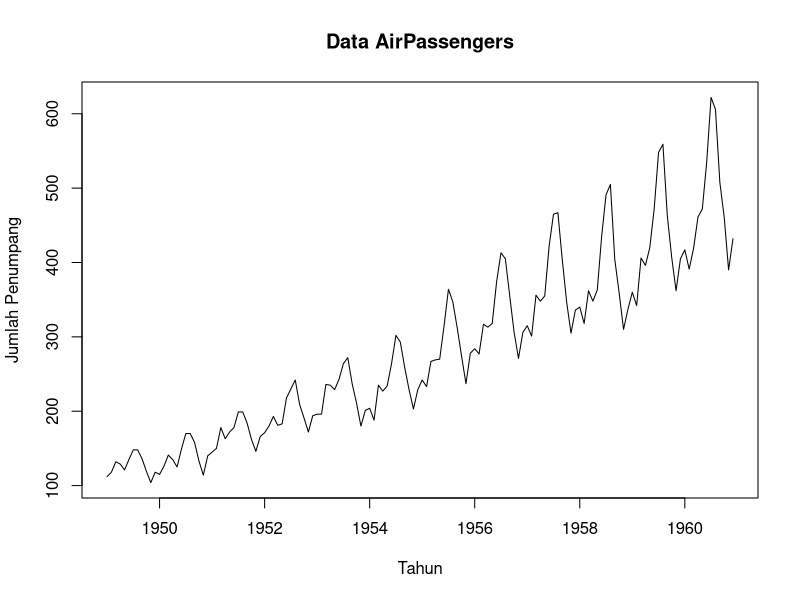
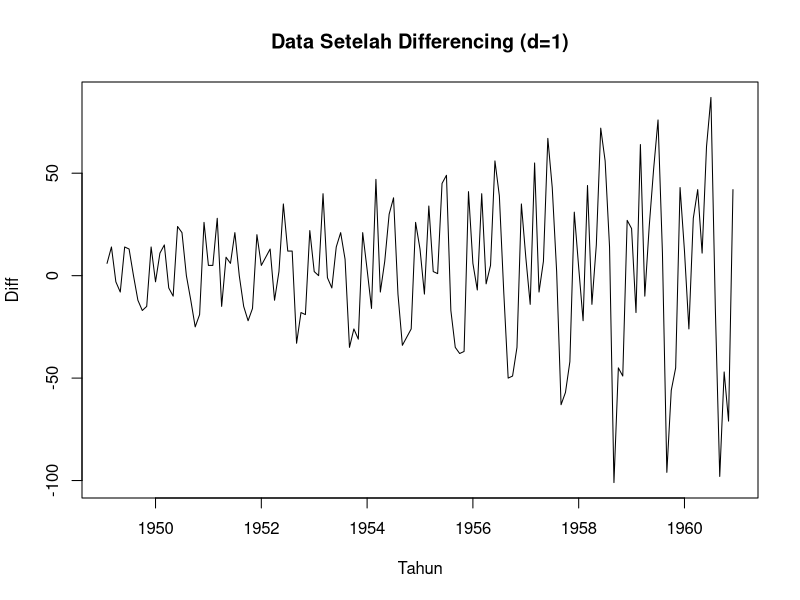
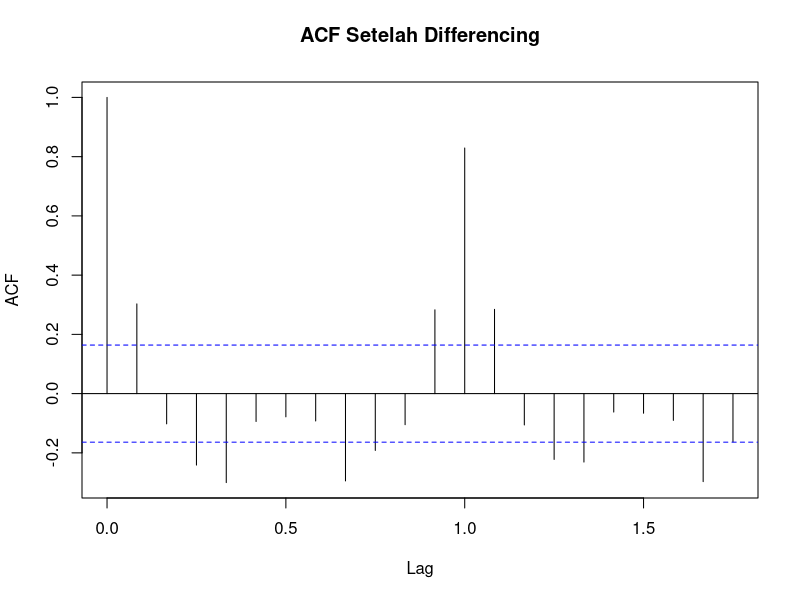
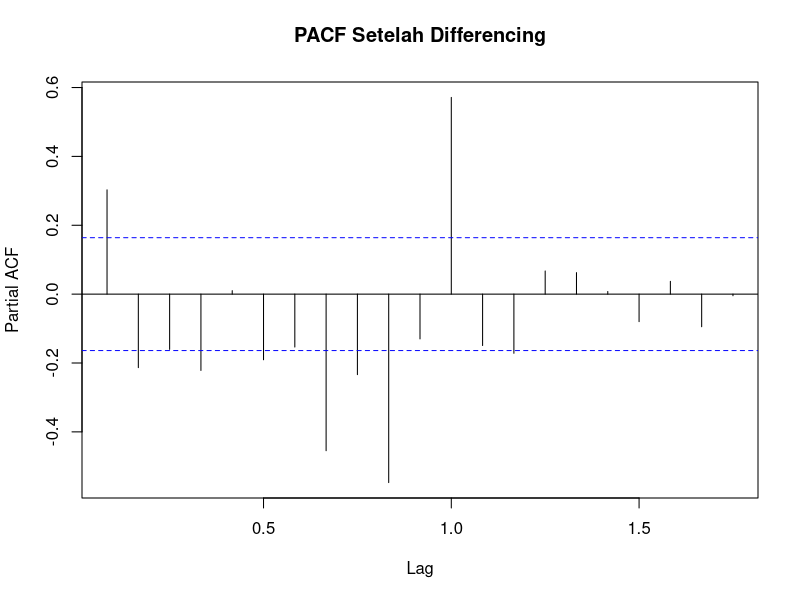
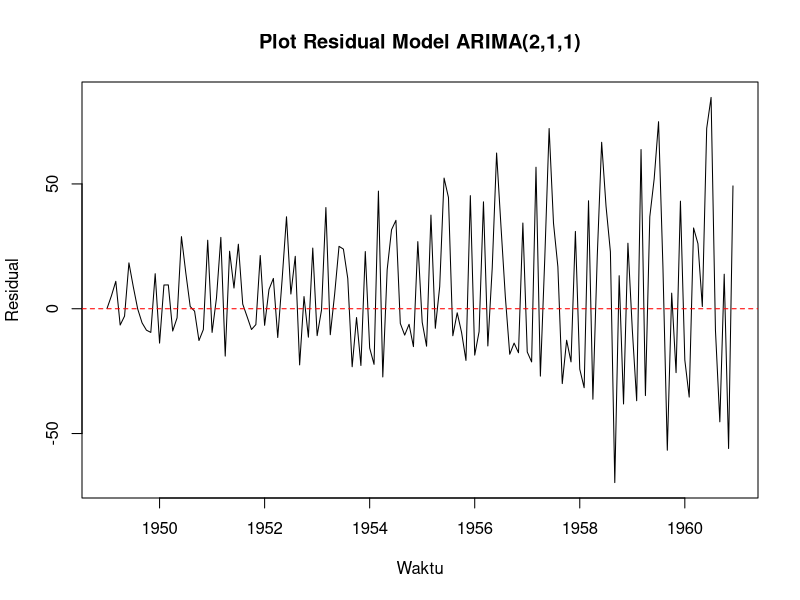
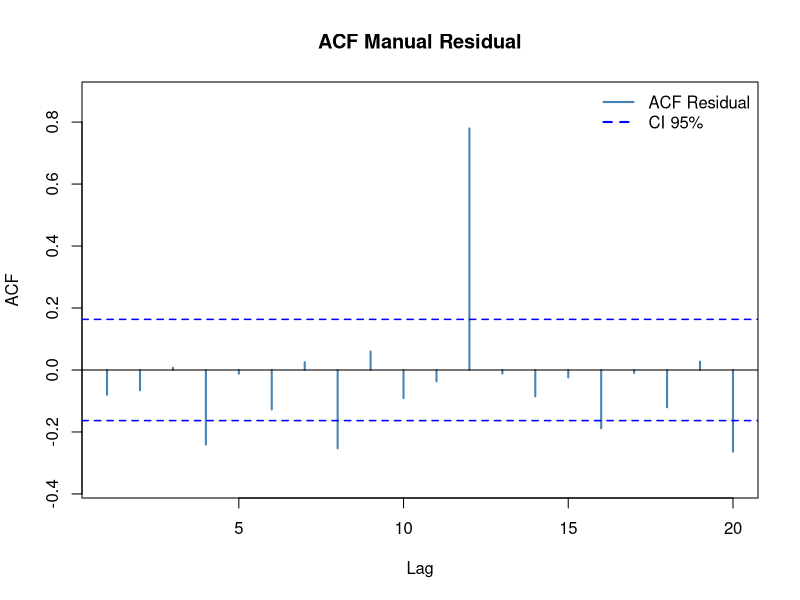
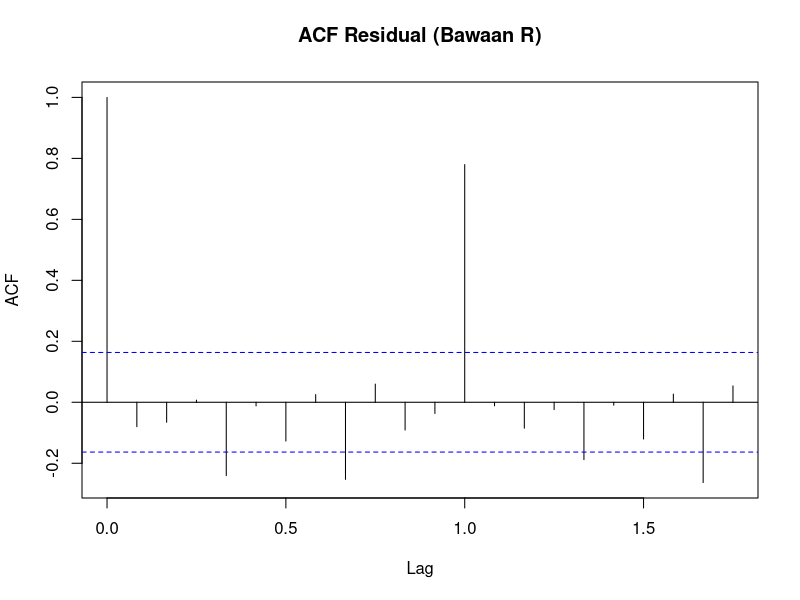

R code for these plots, in order:
## ---- chunk 1
library(tseries)
library(forecast)

data_ts <- AirPassengers

# plot awal
plot(data_ts, main="Data AirPassengers", ylab="Jumlah Penumpang", xlab="Tahun")
## ---- chunk 2
adf.test(data_ts)

lambda <- BoxCox.lambda(data_ts)
cat("Lambda Box-Cox optimal:", lambda,"\n")
## ---- chunk 3
diff_ts <- diff(data_ts)
plot(diff_ts, main = "Data Setelah Differencing (d=1)", ylab = "Diff", xlab = "Tahun")

# Cek ulang stasioneritas
adf.test(diff_ts)
## ---- chunk 4
acf(diff_ts,  main = "ACF Setelah Differencing")
pacf(diff_ts, main = "PACF Setelah Differencing")
## ---- chunk 5
model1 <- arima(data_ts, order = c(1, 1, 0))
model2 <- arima(data_ts, order = c(0, 1, 1))
model3 <- arima(data_ts, order = c(2, 1, 1))

# Bandingkan AIC
AIC(model1, model2, model3)
# Pilih model dengan AIC terkecil

summary(model3)
## ---- chunk 6
res <- residuals(model3)

# --- 5a. Cek Mean & Varians ---
cat("Mean residual  :", mean(res), "\n")
cat("Varians residual:", var(res), "\n")

# --- 5b. Plot Residual ---
plot(res, main = "Plot Residual Model ARIMA(2,1,1)",
     ylab = "Residual", xlab = "Waktu")
abline(h = 0, col = "red", lty = 2)

# --- 5c. ACF Residual Manual ---
acf_manual <- function(x, lag_max) {
  n       <- length(x)
  x_mean  <- mean(x)
  acf_vals <- numeric(lag_max)

  for (k in 1:lag_max) {
    num          <- sum((x[(k + 1):n] - x_mean) * (x[1:(n - k)] - x_mean))
    den          <- sum((x - x_mean)^2)
    acf_vals[k]  <- num / den
  }

  return(acf_vals)
}

plot_acf_manual <- function(x, lag_max) {
  acf_vals <- acf_manual(x, lag_max)
  n        <- length(x)
  ci       <- 1.96 / sqrt(n)
  lags     <- 1:lag_max

  plot(
    lags, acf_vals,
    type = "h", lwd = 2, col = "steelblue",
    main = "ACF Manual Residual",
    xlab = "Lag", ylab = "ACF",
    ylim = c(min(acf_vals) - 0.1, max(acf_vals) + 0.1)
  )
  abline(h =  ci, col = "blue", lty = 2, lwd = 1.5)
  abline(h = -ci, col = "blue", lty = 2, lwd = 1.5)
  abline(h =  0,  col = "black", lwd = 1)
  legend("topright",
         legend = c("ACF Residual", "CI 95%"),
         col    = c("steelblue", "blue"),
         lty    = c(1, 2), lwd = 2, bty = "n")
}

plot_acf_manual(res, lag_max = 20)

# Verifikasi dengan fungsi bawaan R
acf(res, main = "ACF Residual (Bawaan R)")

# --- 5d. Uji Ljung-Box Manual ---
ljung_box_manual <- function(x, lag) {
  n        <- length(x)
  acf_vals <- acf_manual(x, lag)   # gunakan ACF manual yang sudah dibuat

  Q <- 0
  for (k in 1:lag) {
    Q <- Q + (acf_vals[k]^2) / (n - k)
  }
  Q       <- n * (n + 2) * Q
  p_value <- 1 - pchisq(Q, df = lag)

  return(list(Q_stat = round(Q, 4), p_value = round(p_value, 4)))
}

hasil_lb <- ljung_box_manual(res, lag = 10)
cat("=== Hasil Uji Ljung-Box Manual (lag=10) ===\n")
cat("Q statistik :", hasil_lb$Q_stat,  "\n")
cat("p-value     :", hasil_lb$p_value, "\n")


# Verifikasi dengan fungsi bawaan R
Box.test(res, lag = 10, type = "Ljung-Box")

# --- 5e. Interpretasi Otomatis ---
cat("\n=== KESIMPULAN DIAGNOSTIC CHECKING ===\n")
cat("Mean residual mendekati 0   :", abs(mean(res)) < 0.5, "\n")
if (hasil_lb$p_value > 0.05) {
  cat("Ljung-Box p-value =", hasil_lb$p_value,
      "> 0.05 → Residual adalah WHITE NOISE → Model ARIMA(2,1,1) BAIK\n")
} else {
  cat("Ljung-Box p-value =", hasil_lb$p_value,
      "< 0.05 → Masih ada autokorelasi → Model perlu diperbaiki\n")
}
